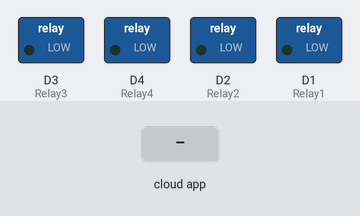
The sketch below on a simulated ESP8266 (NodeMCU). Shown: switched loads named in the sketch (green lamp = pin HIGH). Inputs (shaded band) come from the test bench. WiFi joins after 1.5 s; servers stay silent unless stated; no MQTT or app messages arrive unless stated; what the sketch prints to the serial monitor is not drawn.

Above: at 2.7 s.
2.8 s: the phone or cloud app sets relay0 to 1
At 4.0 s:
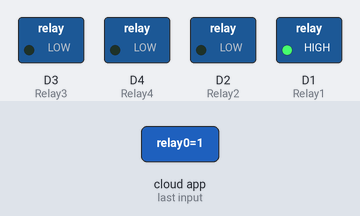
4.3 s: the phone or cloud app sets relay3 to 1
At 4.8 s:
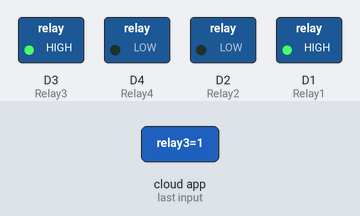
5.8 s: the phone or cloud app sets relay2 to 1
At 6.3 s:
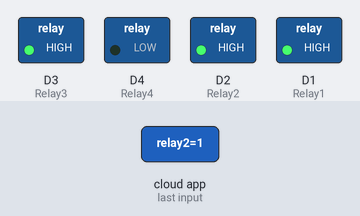
7.3 s: the phone or cloud app sets relay4 to 1
At 8.3 s:
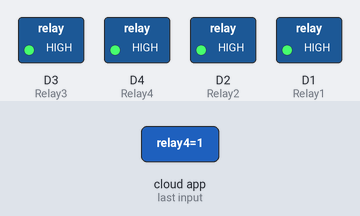
8.8 s: the phone or cloud app sets relay0 to 0
At 9.8 s:
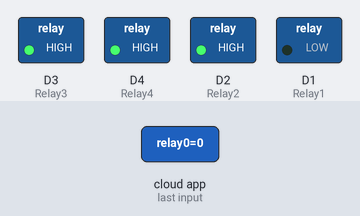
10.3 s: the phone or cloud app sets relay3 to 0
At 11.7 s:
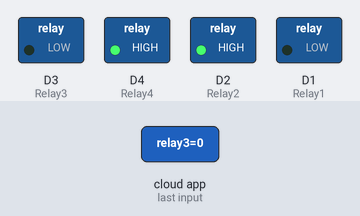
Timing chart, 0 to 12.8 s (numbered marks = the images above; inputs shaded):
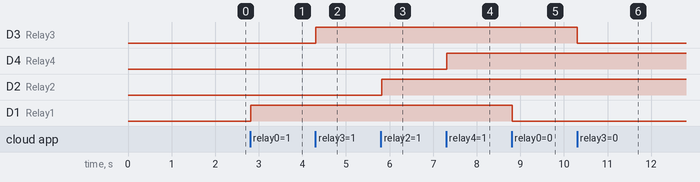

Measured:
- after the input at 2.8 s, D1 (Relay1): LOW → HIGH at once
- after the input at 4.3 s, D3 (Relay3): LOW → HIGH at once
- after the input at 5.8 s, D2 (Relay2): LOW → HIGH at once
- after the input at 7.3 s, D4 (Relay4): LOW → HIGH at once
- after the input at 8.8 s, D1 (Relay1): HIGH → LOW at once
- after the input at 10.3 s, D3 (Relay3): HIGH → LOW at once

The sketch:

smart_relays.ino
```cpp
#include "config.h"

//WIFI CLIENT
WiFiClient client;

Adafruit_MQTT_Client mqtt(&client, AIO_SERVER, AIO_SERVERPORT, AIO_USERNAME, AIO_KEY);

Adafruit_MQTT_Subscribe Light1 = Adafruit_MQTT_Subscribe(&mqtt, AIO_USERNAME"/feeds/relay0"); // Feeds name should be same everywhere
Adafruit_MQTT_Subscribe Light2 = Adafruit_MQTT_Subscribe(&mqtt, AIO_USERNAME "/feeds/relay2");
Adafruit_MQTT_Subscribe Light3 = Adafruit_MQTT_Subscribe(&mqtt, AIO_USERNAME "/feeds/relay3");
Adafruit_MQTT_Subscribe Light4 = Adafruit_MQTT_Subscribe(&mqtt, AIO_USERNAME "/feeds/relay4");

void MQTT_connect();

void setup() {
  Serial.begin(115200);

  pinMode(Relay1, OUTPUT);
  pinMode(Relay2, OUTPUT);
  pinMode(Relay3, OUTPUT);
  pinMode(Relay4, OUTPUT);

  // Connect to WiFi access point.
  Serial.println(); Serial.println();
  Serial.print("Connecting : ");
  Serial.println(WLAN_SSID);

  WiFi.begin(WLAN_SSID, WLAN_PASS);
  while (WiFi.status() != WL_CONNECTED) {
    delay(500);
    Serial.print(".");
  }
  Serial.println();

  Serial.println("WiFi connected");
  Serial.println("IP address: ");
  Serial.println(WiFi.localIP());

  mqtt.subscribe(&Light1);
  mqtt.subscribe(&Light3);
  mqtt.subscribe(&Light2);
  mqtt.subscribe(&Light4);
}

void loop() {
  MQTT_connect();
  Adafruit_MQTT_Subscribe *subscription;
  while ((subscription = mqtt.readSubscription(20000))) {
    if (subscription == &Light1) {
      Serial.print(F("Got r1 : "));
      Serial.println((char *)Light1.lastread);
      int Light1_State = atoi((char *)Light1.lastread);
      digitalWrite(Relay1, Light1_State);
    }
    if (subscription == &Light2) {
      Serial.print(F("Got r2 : "));
      Serial.println((char *)Light2.lastread);
      int Light2_State = atoi((char *)Light2.lastread);
      digitalWrite(Relay2, Light2_State);
    }
    if (subscription == &Light3) {
      Serial.print(F("Got r3 : "));
      Serial.println((char *)Light3.lastread);
      int Light3_State = atoi((char *)Light3.lastread);
      digitalWrite(Relay3, Light3_State);
    }
    if (subscription == &Light4) {
      Serial.print(F("Got r4 : "));
      Serial.println((char *)Light4.lastread);
      int Light4_State = atoi((char *)Light4.lastread);
      digitalWrite(Relay4, Light4_State);
    }
  }
}

void MQTT_connect() {
  int8_t ret;
  if (mqtt.connected()) {
    return;
  }
  Serial.print("Connecting to MQTT... ");
  uint8_t retries = 3;
  while ((ret = mqtt.connect()) != 0) {
    Serial.println(mqtt.connectErrorString(ret));
    Serial.println("Retrying MQTT connection in 5 seconds...");
    mqtt.disconnect();
    delay(5000);
    retries--;
    if (retries == 0) {
      while (1);
    }
  }
  Serial.println("MQTT Connected!");
}
```

config.h
```cpp
//define pin
#define Relay1            D1
#define Relay2            D2
#define Relay3            D3
#define Relay4            D4
//library
#include <ESP8266WiFi.h>
#include "Adafruit_MQTT.h"
#include "Adafruit_MQTT_Client.h"
//wifi config
#define WLAN_SSID       ".........."             // Your SSID
#define WLAN_PASS       ".........."        // Your password
//aio config
#define AIO_SERVER      "io.adafruit.com"
#define AIO_SERVERPORT  1883                   // use 8883 for SSL
#define AIO_USERNAME    "aio username"
#define AIO_KEY         "aio key"
```
